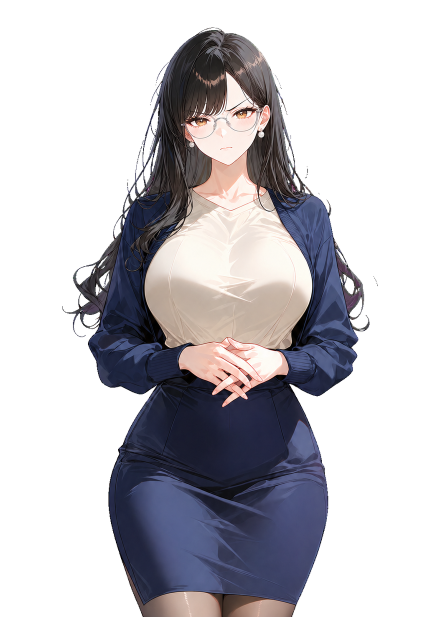
#> input picture assets/images/characters/eunsu_angry.png, 864 x 1234 px (shown at 1/2 size)
$ python clean-expression-fringes.py --output-dir out
#> lines starting #> are read from the running program, lines starting #| are printed output that depends on the picture; after the words box and inside, x2 and y2 are one past the last pixel; in counts of white or black regions, pixels touching at a corner belong together
#> in main, source is the input picture: PIL image 864x1234 RGBA; mean R, G, B, A 43.4, 41.4, 46.7, 106
"""Neutralize verified chroma spill without cropping or changing sprite alpha.

Requires Pillow, NumPy and SciPy. Write candidates to a separate directory:
  python scripts/clean-expression-fringes.py --output-dir tmp/fringe-candidates

The approved generated eunsu_obsessed master is maintained separately.
"""

import argparse
import json
from pathlib import Path

import numpy as np
from PIL import Image
from scipy import ndimage

ROOT = Path(__file__).resolve().parents[1]
TARGETS = {
    'eunsu': ['angry', 'close', 'cold', 'dark', 'gentle', 'normal', 'serious', 'shy', 'smile', 'warm'],
    'sea': ['angry', 'broken_smile', 'cry', 'dark', 'hurt', 'sad', 'serious', 'shy', 'smile', 'stare', 'vulnerable', 'yandere'],
}


def clean(source, character):
#> called with character = 'eunsu'
    original = np.asarray(source.convert('RGBA')).copy()
    result = original.copy()
    rgb = original[:, :, :3].astype(np.float64)
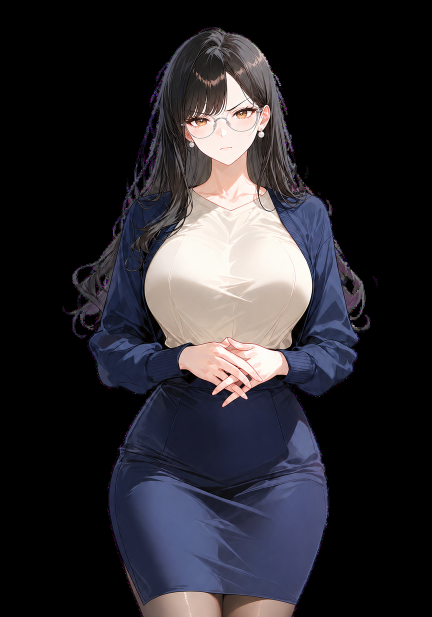
#> rgb: shape (1234, 864, 3) float64 (shown at 1/2 size); mean R, G, B 43.4, 41.4, 46.7
    alpha = original[:, :, 3]
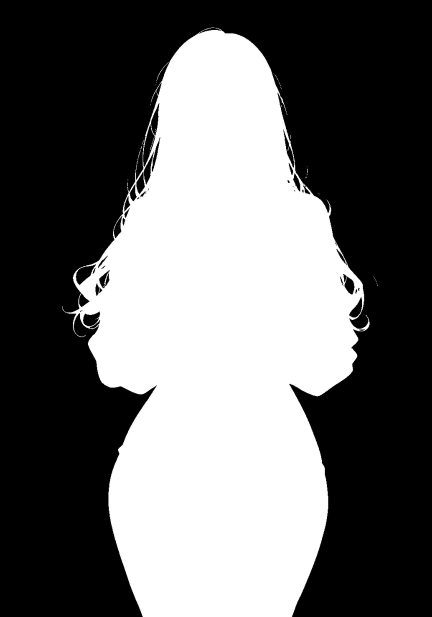
#> alpha: shape (1234, 864) (shown at 1/2 size); min 0, max 255, mean 106
    height, width = alpha.shape
#> height = 1234; width = 864
    radius = max(5, round(6 * height / 1448))
#> radius = 5
    visible = alpha > 0
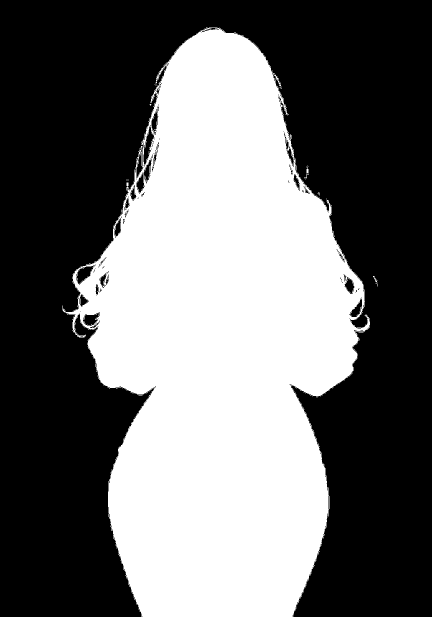
#> visible: shape (1234, 864) bool (shown at 1/2 size); 42.2% white; 61 white regions (59 under 20 px), largest, box (x1, y1, x2, y2) and area: (125, 55, 740, 1234) 449658, (748, 555, 755, 564) 24
    depth = ndimage.distance_transform_edt(visible)
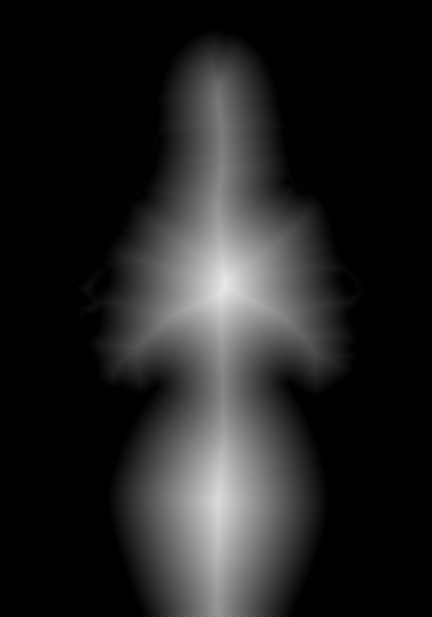
#> depth: shape (1234, 864) float64 (shown at 1/2 size); min 0, max 232.5, mean 34.4
    chroma = np.minimum(rgb[:, :, 0], rgb[:, :, 2]) - rgb[:, :, 1]
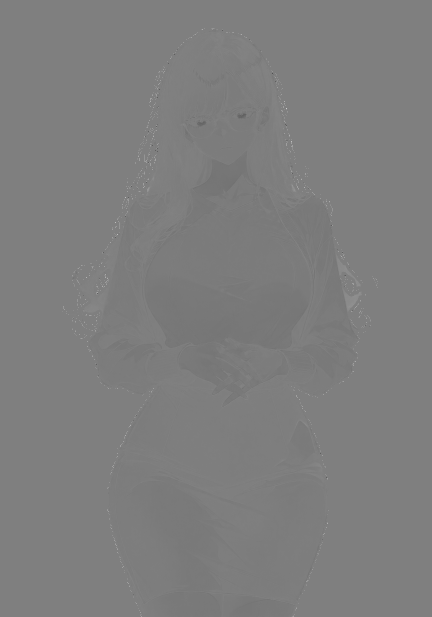
#> chroma: shape (1234, 864) float64 (shown at 1/2 size); min -255, max 255, mean -2.4; drawn with min black and max white
    selection = visible & (depth <= radius) & (chroma > 4)
#> selection: shape (1234, 864) bool; every value is 0
    protected = np.zeros_like(visible)

    if character == 'sea':
        # Pink ribbons and the star pin are intentional, including thin strands.
        protected[:round(height * 0.40), :] = True
        red_fabric = (rgb[:, :, 0] > rgb[:, :, 2] * 1.4) & (rgb[:, :, 0] > rgb[:, :, 1] * 1.8) & (rgb[:, :, 1] < 90)
        protected |= red_fabric
        selection &= ~protected

    # Remove the excess magenta while retaining each fringe pixel's luminance.
    correction = chroma
    adjusted = rgb.copy()
    adjusted[:, :, 0] -= 0.7152 * correction
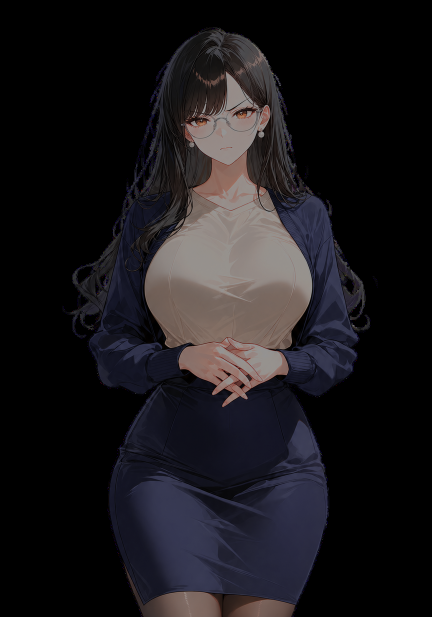
#> adjusted: shape (1234, 864, 3) float64 (shown at 1/2 size); mean R, G, B 45.1, 41.4, 46.7; drawn with min black and max white
    adjusted[:, :, 1] += 0.2848 * correction
    adjusted[:, :, 2] -= 0.7152 * correction
    adjusted = np.clip(np.rint(adjusted), 0, 255).astype(np.uint8)
    result[:, :, :3][selection] = adjusted[selection]

    removed = np.zeros_like(visible)
    if width == 1536 and height == 2752:
        # Verified disconnected magenta at the bottom-right canvas boundary.
        if source.filename.endswith('sea_smile.png'):
            removed[-1, -1] = True
        elif source.filename.endswith('sea_stare.png'):
            removed[-1, -13:] = True
        removed &= alpha > 0
        assert np.all(alpha[removed] == 80)
        assert np.all(chroma[removed] > 30)
        result[removed] = 0

    changed = np.any(original != result, axis=2)
    assert np.array_equal(original[~(selection | removed)], result[~(selection | removed)])
    assert np.array_equal(original[:, :, 3][~removed], result[:, :, 3][~removed])
    assert np.array_equal(original[protected], result[protected])
    output_chroma = np.minimum(result[:, :, 0].astype(int), result[:, :, 2].astype(int)) - result[:, :, 1].astype(int)
    assert not np.any(output_chroma[selection & ~removed] > 4)

    return Image.fromarray(result), {
        'size': [width, height],
        'edgeRadius': radius,
        'changedPixels': int(changed.sum()),
        'changedPercent': round(float(changed.mean() * 100), 4),
        'removedPixels': int(removed.sum()),
        'alphaPreservedOutsideVerifiedSpecks': True,
        'outsideMaskUnchanged': True,
        'protectedMaterialUnchanged': True,
        'remainingChromaInTreatedPixels': int((output_chroma[selection & ~removed] > 4).sum()),
    }


def main():
    parser = argparse.ArgumentParser(description=__doc__)
    parser.add_argument('--output-dir', required=True, type=Path)
    args = parser.parse_args()
    args.output_dir.mkdir(parents=True, exist_ok=True)
    records = []
    for character, expressions in TARGETS.items():
        for expression in expressions:
            name = f'{character}_{expression}.png'
            source_path = ROOT / 'assets/images/characters' / name
            output_path = args.output_dir / name
            if source_path.resolve() == output_path.resolve():
                raise ValueError('Use a separate candidate directory to preserve the master')
            with Image.open(source_path) as source:
                image, record = clean(source, character)
#> record = 9 items
            image.save(output_path, compress_level=9)
            records.append({'file': name, **record})
            print(name, record['changedPixels'], 'changed;', record['removedPixels'], 'removed')
#| eunsu_angry.png 0 changed; 0 removed
    (args.output_dir / 'pixel-validation.json').write_text(json.dumps(records, indent=2), encoding='utf-8')


if __name__ == '__main__':
#> (the run stopped early here; a loop or call above may not have finished)

$ run again, with assets/images/characters/backup/eunsu_angry.png copied over assets/images/characters/eunsu_angry.png
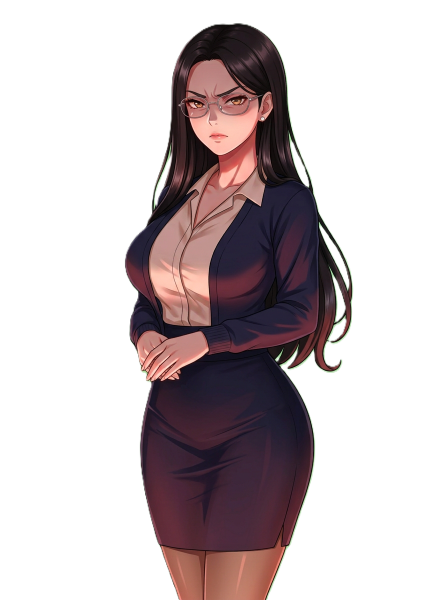
#> input picture assets/images/characters/backup/eunsu_angry.png, 896 x 1200 px (shown at 1/2 size)
#> in main, source is the input picture: PIL image 896x1200 RGBA; mean R, G, B, A 135.8, 164.8, 123.6, 83.1
#> in clean, `visible = alpha > 0`:
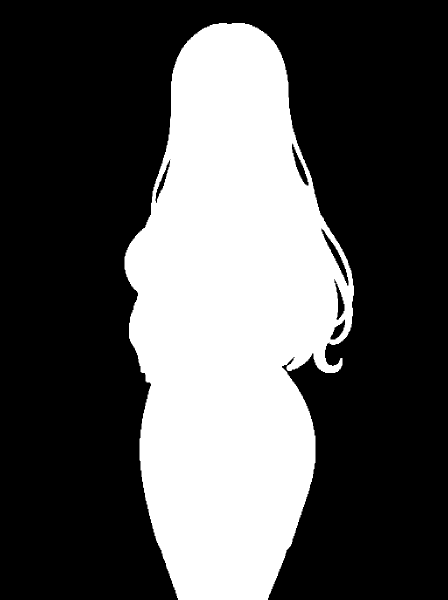
#> visible: shape (1200, 896) bool (shown at 1/2 size); 33.3% white; 1 white region, box (x1, y1, x2, y2) and area: (249, 46, 708, 1200) 357559
#> selection: shape (1200, 896) bool; 0.21% white in thin lines or dots, all inside (x1, y1, x2, y2) = (250, 59, 694, 1090)
#> in clean, `adjusted[:, :, 2] -= 0.7152 * correction`:
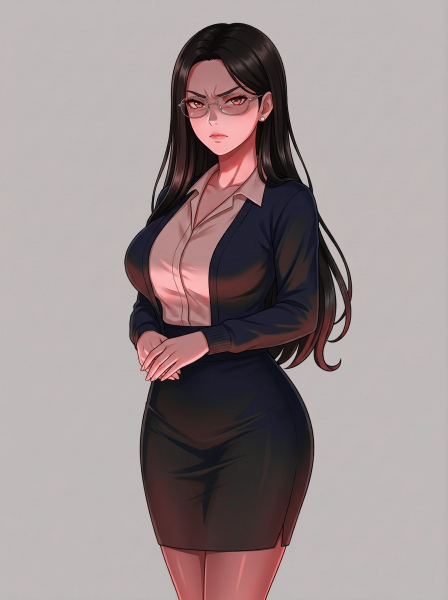
#> adjusted: shape (1200, 896, 3) float64 (shown at 1/2 size); mean R, G, B 166.1, 152.7, 153.9; drawn with min black and max white
#> result: shape (1200, 896, 4); 0.21% of pixels changed, all inside (x1, y1, x2, y2) = (250, 59, 694, 1090)
#> record = 9 items
#| eunsu_angry.png 2280 changed; 0 removed
